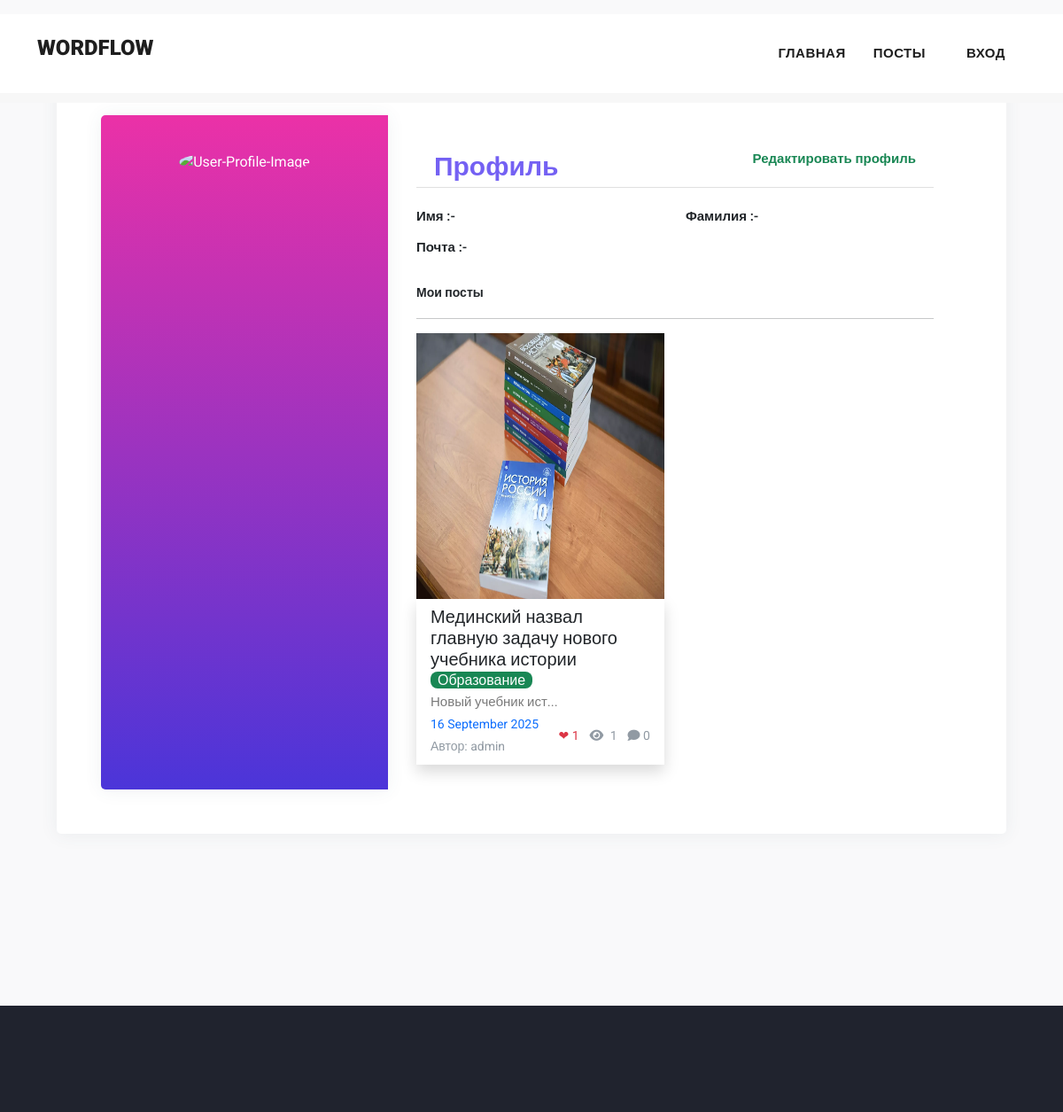
Before: /profile/1 with the older database file.
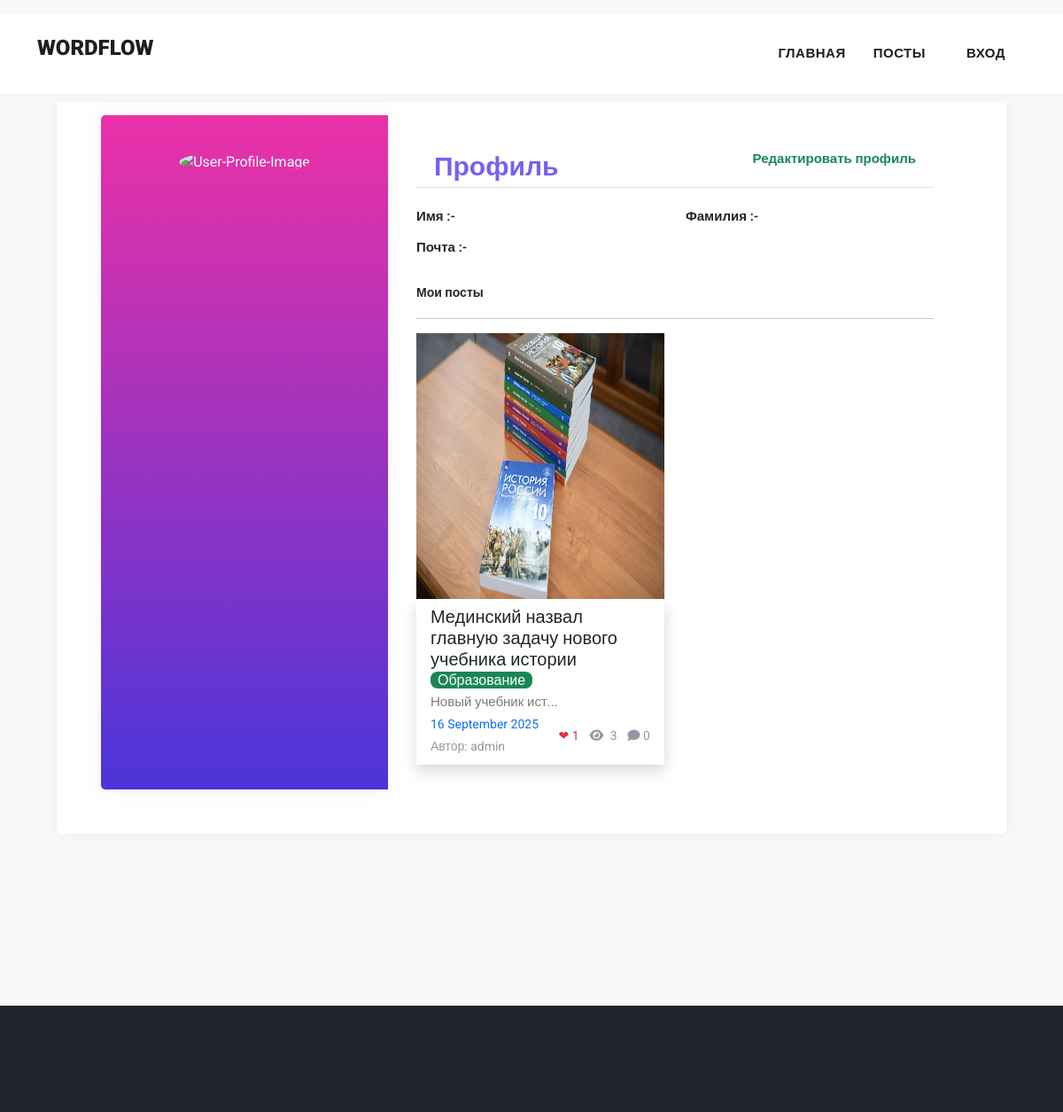
After: the same page with the newer database file.
### wordflow/models.py (models this page shows, shortened)
class Post(models.Model):
    postname = models.CharField(max_length=600)
    category = models.CharField(max_length=600)  # Временно оставляем как CharField
    category_obj = models.ForeignKey(Category, on_delete=models.SET_NULL, null=True, blank=True)  # Новое поле для связи
    image = models.ImageField(upload_to='images/posts', blank=False, null=False)
    content = RichTextField()
    time = models.CharField(default=time, max_length=100, blank=True)
    likes = models.IntegerField(null=True, blank=True, default=0)
    views = models.IntegerField(default=0)  # Общее количество просмотров
    user = models.ForeignKey(User, on_delete=models.CASCADE, related_name='authored_posts')
    editors = models.ManyToManyField(User, through='PostEditor', through_fields=('post', 'user'), related_name='editable_posts', blank=True)
    viewed_by = models.ManyToManyField(User, through='PostView', related_name='viewed_posts')
    liked_by = models.ManyToManyField(User, through='PostLike', related_name='liked_posts')

### wordflow/views.py (the view)
# urls.py: path("profile/<int:id>",views.profile,name='profile'),
def profile(request, id):
    profile_user = User.objects.get(id=id)
    authored_posts = Post.objects.filter(user_id=id)
    editable_posts = Post.objects.filter(editors=profile_user)
    global_editors = []
    available_users = []
    if request.user.is_superuser and request.user.id == id:
        global_editors = GlobalEditor.objects.filter(is_active=True).select_related('user')
        editor_user_ids = global_editors.values_list('user_id', flat=True)
        available_users = User.objects.exclude(id__in=editor_user_ids).exclude(is_superuser=True)
    return render(request, 'profile.html', {
        'profile_user': profile_user,
        'posts': authored_posts,
        'editable_posts': editable_posts,
        'global_editors': global_editors,
        'available_users': available_users,
        'media_url': settings.MEDIA_URL,
    })

### templates/profile.html (shortened to what the changed rows need)
{% load static %}
<!DOCTYPE html>
<html lang="en">
<head>
    <link href="https://cdn.jsdelivr.net/npm/bootstrap@5.3.0-alpha3/dist/css/bootstrap.min.css" rel="stylesheet"
>
    <link href="{% static 'vendor/bootstrap/css/bootstrap.min.css' %}" rel="stylesheet">
    <link rel="stylesheet" href="https://maxcdn.bootstrapcdn.com/bootstrap/4.0.0/css/bootstrap.min.css">
    <link href="https://cdn.jsdelivr.net/npm/bootstrap@5.3.0-alpha3/dist/css/bootstrap.min.css" rel="stylesheet"
>
    <link rel="stylesheet" href="{% static 'assets/css/fontawesome.css' %}">
    <link rel="stylesheet" href="https://cdnjs.cloudflare.com/ajax/libs/font-awesome/6.4.2/css/all.min.css">
    <link rel="stylesheet" href="{% static 'assets/css/templatemo-stand-blog.css' %}">
    <link rel="stylesheet" href="{% static 'assets/css/owl.css' %}">
</head>
<body>
    <header class="">
        <nav class="navbar navbar-expand-lg bg-white">
            <div class="container">
                <a class="navbar-brand" href="{% url 'index' %}">
                    <h2>WordFlow</h2>
                </a>
                        {% if user.is_authenticated %}
                        {% load post_extras %}
                        {% else %}
                        <li class="nav-item">
                            <a class="nav-link" href="{% url 'signin' %}">Вход</a>
                        </li>
                        {% endif %}
            </div>
        </nav>
    </header>
    <div class="mt-3">
        <div class="page-content page-container p-lg-5 p-0" id="page-content">
            <div class="padding">
                <div class="row d-flex justify-content-center">
                    <div class="col-xl-12 col-md-12" id="card">
                        <div class="card user-card-full">
                            <div class="row m-l-0 m-r-0">
                                <div class="col-sm-8">
                                    <div class="card-block">
                                        <div class="row row-cols-lg-2 row-cols-1">
                                            {% for post in posts%}
                                            <div class="col col-lg-6 col-12 mb-2">
                                                <img src="{{media_url}}{{post.image}}" alt="" height="300px"
                                                    width="100%">
                                                <div class="px-3 py-2 shadow{% if post in editable_posts %} border-left-info{% endif %}">
                                                    <h5>{{post.postname}}
                                                    </h5>
                                                    <span
                                                        class="text-white {% if post in editable_posts %}bg-info{% else %}bg-success{% endif %} rounded-3 px-2 rounded-2">{{post.category}}</span>
                                                    <p>{{post.content|safe|slice:"0:20"}}...</p>
                                                    <div class="d-flex justify-content-between align-items-center">
                                                        <div>
                                                            <p class="small text-primary mb-0">{{post.time}}</p>
                                                            <p class="small text-muted mb-0">Автор: {{post.user.username}}</p>
                                                        </div>
                                                        <div>
                                                            <span class="text-danger small me-2">❤ {{post.likes}}</span>
                                                            <span class="text-muted small me-2"><span class="view-icon"><i class="fas fa-eye"></i><noscript>👁</noscript></span> {{post.views}}</span>
                                                            <span class="text-muted small"><i class="fa fa-comment"></i> 0</span>
                                                        </div>
                                                    </div>
                                                </div>
                                            </div>
                                            {% endfor %}
                                        </div>
                                    </div>
                                </div>
                            </div>
                        </div>
      </div>
                    </div>
                </div>
            </div>
        </div>
</body>
</html>

Changed rows visible on the page:
changed Post "Мединский назвал главную задачу нового учебника истории": views "1" → "3"
